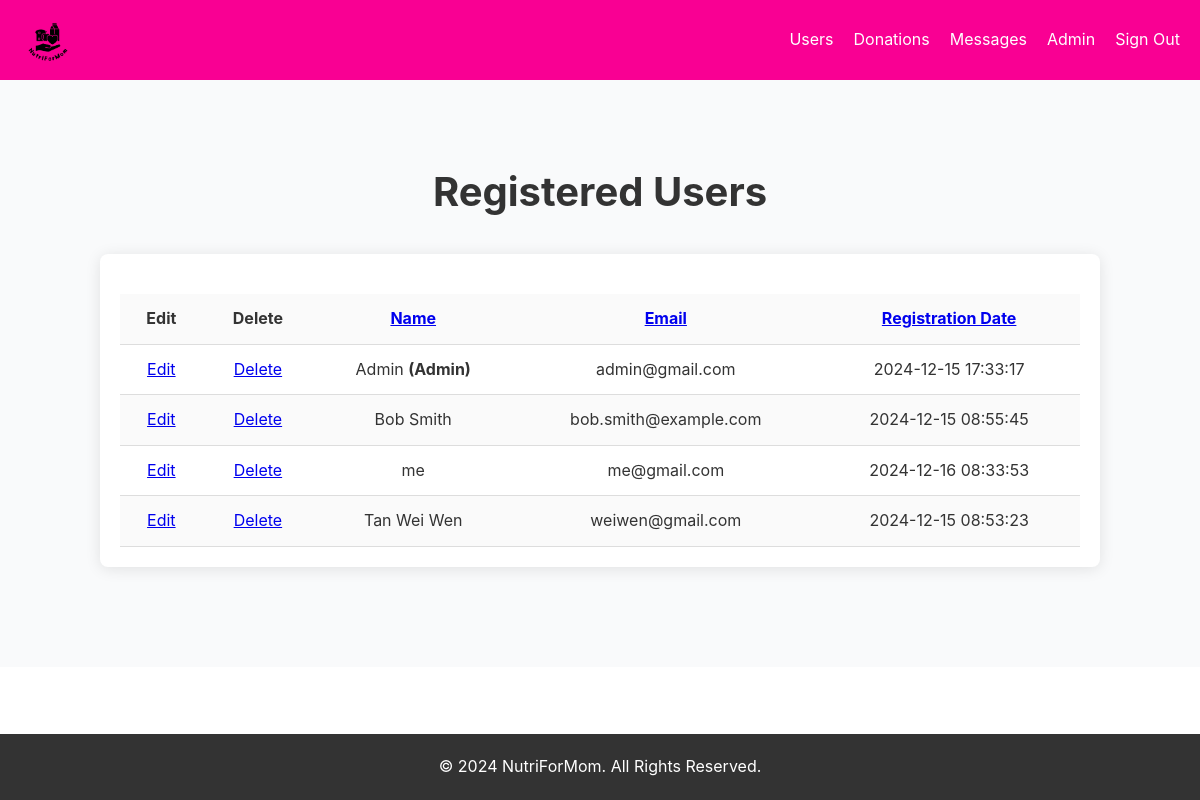
Screenshot of /admin_view_users.php with the database file from the repository.
### tables this page shows
CREATE TABLE `user` (
  `u_id` int(11) NOT NULL,
  `u_name` varchar(100) DEFAULT NULL,
  `u_email` varchar(100) DEFAULT NULL,
  `u_password` varchar(255) DEFAULT NULL,
  `u_registration_date` timestamp NOT NULL DEFAULT current_timestamp(),
  `u_is_admin` tinyint(1) DEFAULT 0
);

### admin_view_users.php (the view, shortened to what this page needs)
<!DOCTYPE html>
<html lang="en">
<head>
    <link rel="stylesheet" href="styles.css">
</head>
<body>
	<header class="navbar">
	  <div class="container">
	    <a href="#">
	      <img src="pic/logo_NutriForMom.png" alt="Brand Logo" class="logo">
	    </a>
	    <nav class="nav-links">
	      <a href="admin_view_users.php">Users</a>
	      <a href="admin_view_donation.php">Donations</a>
	      <a href="admin_view_messages.php">Messages</a>
	      <a href="admin_dashboard.php">Admin</a>
	      <a href="logout.php">Sign Out</a>
	    </nav>
	  </div>
	</header>
    <?php
    require('mysqli_connect.php');
    require('session_timeout.php');
    echo '<section class="about">
            <div class="about-content">
             <h2>Registered Users</h2>
            </div>';
    $display = 10;
    if (isset($_GET['s']) && is_numeric($_GET['s'])) {
        $start = $_GET['s'];
    } else {
        $start = 0;
    }
    $sort = (isset($_GET['sort'])) ? $_GET['sort'] : 'name';
    switch ($sort) {
        case 'name':
            $order_by = 'u_name ASC';
            break;
    }
    $q = "SELECT u_id, u_name, u_email, u_registration_date, u_is_admin FROM user ORDER BY u_is_admin DESC,$order_by LIMIT $start, $display";
    $r = @mysqli_query($dbc, $q);
    echo '<div id ="shopping-cart">
    <table align="center" cellspacing="0" cellpadding="5" width="75%">
    <tr>
        <td align="left"><b>Edit</b></td>
        <td align="left"><b>Delete</b></td>
        <td align="left"><b><a href="admin_view_users.php?sort=name">Name</a></b></td>
        <td align="left"><b><a href="admin_view_users.php?sort=email">Email</a></b></td>
        <td align="left"><b><a href="admin_view_users.php?sort=registration-date">Registration Date</b></td>
    </tr>
    ';
    $bg = '#eeeeee';
    while ($row = mysqli_fetch_array($r, MYSQLI_ASSOC)) {
        $bg = ($bg == '#eeeeee' ? '#ffffff' : '#eeeeee');
        echo '<tr bgcolor="' . $bg . '">
            <td align="left"><a href="admin_edit_user.php?id=' . $row['u_id'] . '">Edit</a></td>
            <td align="left"><a href="admin_delete_user.php?id=' . $row['u_id'] . '">Delete</a></td>
            <td align="left">' . htmlspecialchars($row['u_name']) .
                ($row['u_is_admin'] ? ' <strong>(Admin)</strong>' : '') . '</td>
            <td align="left">' . htmlspecialchars ($row['u_email']) . '</td>
            <td align="left">' . htmlspecialchars ($row['u_registration_date']). '</td>
        </tr>';
    }
    echo '</table></section></div>';
    ?>
	<footer class="footer">
		<div class="footer-content">
			<p>&copy; 2024 NutriForMom. All Rights Reserved.</p>
		</div>
	</footer>
</body>
</html>

### styles.css (style rules this page uses)
* { margin: 0; padding: 0; box-sizing: border-box; }
body { font-family: -apple-system, BlinkMacSystemFont, 'Segoe UI', Roboto, Oxygen, Ubuntu, Cantarell, sans-serif; line-height: 1.6; color: #333; min-height: 100vh; display: flex; flex-direction: column; }
.navbar { background-color: #F90093; color: white; padding: 15px 20px; position: sticky; top: 0; z-index: 1000; }
.navbar .container { display: flex; justify-content: space-between; align-items: center; }
.navbar .logo { max-height: 50px; width: auto; display: block; }
.navbar .nav-links { display: flex; gap: 20px; }
.navbar .nav-links a { color: white; text-decoration: none; font-size: 1rem; transition: color 0.3s; }
.about { padding: 80px 20px; background-color: #f9fafb; }
.about-content { max-width: 1200px; margin: 0 auto; text-align: center; }
.about h2 { font-size: 2.5rem; margin-bottom: 30px; }
#shopping-cart { margin: 20px auto; padding: 20px; max-width: 1000px; background-color: #fff; border-radius: 8px; box-shadow: 0 2px 15px rgba(0, 0, 0, 0.1); }
#shopping-cart table { width: 100%; border-collapse: collapse; margin-top: 20px; }
#shopping-cart th, #shopping-cart td { padding: 12px 15px; text-align: center; border-bottom: 1px solid #ddd; }
#shopping-cart td { font-size: 16px; }
#shopping-cart tr:nth-child(odd) { background-color: #fafafa; }
.footer { background-color: #333; color: white; padding: 20px; text-align: center; position: relative; bottom: 0; width: 100%; margin-top: auto; }
.footer-content { max-width: 1200px; margin: 0 auto; }

### rows the page displays
user: u_name "Admin", u_is_admin "(Admin)", u_email "admin@gmail.com", u_registration_date "2024-12-15 17:33:17"
user: u_name "Bob Smith", u_email "bob.smith@example.com", u_registration_date "2024-12-15 08:55:45"
user: u_name "me", u_email "me@gmail.com", u_registration_date "2024-12-16 08:33:53"
user: u_name "Tan Wei Wen", u_email "weiwen@gmail.com", u_registration_date "2024-12-15 08:53:23"
